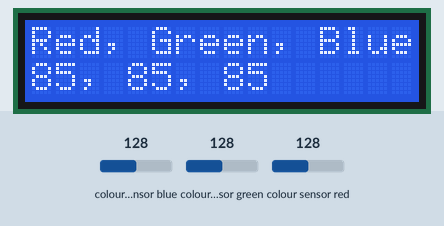
Simulated run of this sketch. Board: Arduino Nano, built with avr-gcc and run on an emulated ATmega328P. Parts: 16×2 character LCD. Inputs (shaded band) come from the test bench; at power-on: colour sensor blue 128, colour sensor green 128, colour sensor red 128.

Above: at 1.2 s.
1.3 s: colour sensor blue set to 5
At 1.7 s:
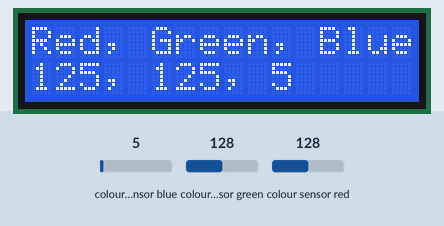
2.8 s: colour sensor green set to 5
At 4.3 s:
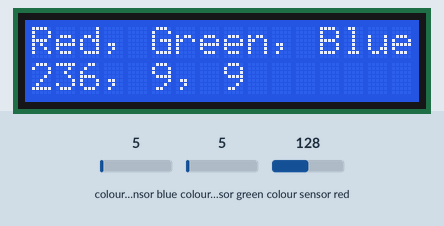
5.8 s: colour sensor red set to 5
At 6.8 s:
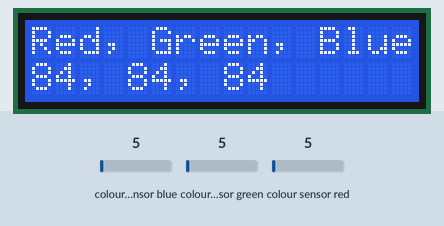
7.3 s: colour sensor blue set to 64
At 8.3 s:
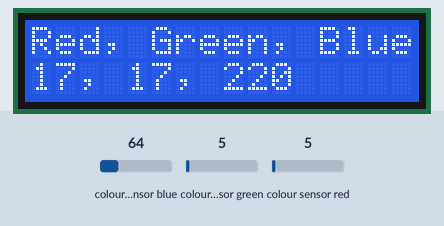
Timing chart, 0 to 10.3 s (numbered marks = the images above; inputs shaded):
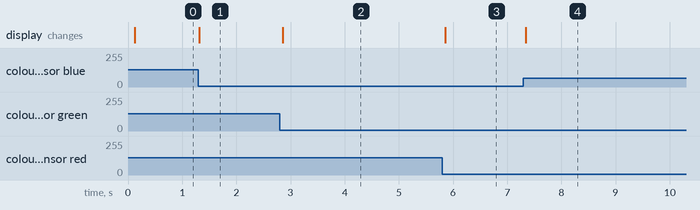

Measured:
- after the input at 1.3 s, the display: changes at once (image 1)
- after the input at 2.8 s, the display: changes after 0.05 s (image 2)
- after the input at 5.8 s, the display: changes after 0.06 s (image 3)
- after the input at 7.3 s, the display: changes at once (image 4)

The sketch:

RGB_nano_16x2_Display.ino
```cpp
#include <Wire.h>
#include "Adafruit_TCS34725.h"
#include <LiquidCrystal.h>

//version 2

/* Initialise with specific int time and gain values */
Adafruit_TCS34725 tcs = Adafruit_TCS34725(TCS34725_INTEGRATIONTIME_700MS, TCS34725_GAIN_1X);

/*
 Arduino Nano
 LCD RS -> nano D2
 LCD E -> nano D3
 LCD D4,D5,D6,D7 -> nano D4,D5,D6,D7
*/

// nano pins
LiquidCrystal lcd(2,3,4,5,6,7);

int red, green, blue;

void setup() {
  // 16 columns x 2 rows
  lcd.begin(16,2);

  if (tcs.begin()) {
        lcd.print("Found sensor");
          lcd.display();
    } else {
        lcd.print("No TCS34725 found ... check your connections");
        lcd.display();
        while (1);
    }

    lcd.noDisplay();

}

void loop() {

  uint16_t r, g, b, c;


  lcd.display();
  //https://forums.adafruit.com/viewtopic.php?f=8&t=67795&sid=13941bdda4856aaf91e9951b0dc141f0&start=15
  tcs.getRawData(&r, &g, &b, &c);

 red = round((float(r)/float(c)) * 255);
 green = round((float(g) / float(c)) * 255);
 blue = round((float(b) / float(c)) * 255);


  String dispstring = red + String(", ")  + green + String(", ")  + blue;
  lcd.clear();
  lcd.print("Red, Green, Blue");
  lcd.setCursor(0,1);
  lcd.print(dispstring);
  lcd.display();
}
```
